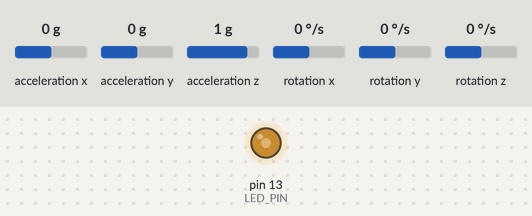
A sketch run on a simulated Arduino Uno, built with avr-gcc and run on an emulated ATmega328P. On the bench: output pins drawn as LEDs (lit = HIGH). Wiring (inferred from the names in the program): MPU-6050 motion sensor at I2C address 0x68. The inputs (shaded band) are chosen by the test bench; at power-on: rotation y 0 °/s, acceleration z 1 g, acceleration x 0 g, acceleration y 0 g, rotation x 0 °/s, rotation z 0 °/s. What the sketch prints to the serial monitor is not drawn.

Above: at 1.2 s.
1.3 s: rotation y set to 100 °/s
4.3 s: acceleration z set to 0 g
7.3 s: acceleration x set to -1.4 g
10.3 s: acceleration x set to 0 g
13.3 s: acceleration y set to -1.4 g
Timing chart, 0 to 15.8 s (numbered marks = the images above; inputs shaded):
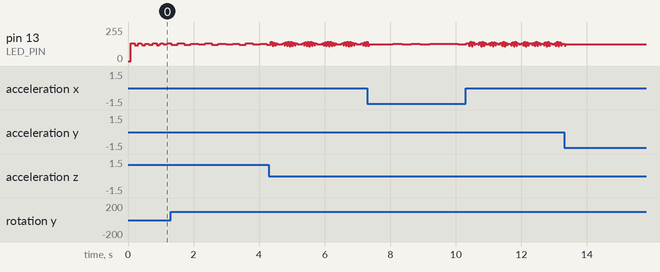

The sketch:

My_MPU6050_complementry_filter.ino
```cpp
#include "I2Cdev.h"
#include "MPU6050.h"

#if I2CDEV_IMPLEMENTATION == I2CDEV_ARDUINO_WIRE
    #include "Wire.h"
#endif

MPU6050 accelgyro;
//MPU6050 accelgyro(0x69); // <-- use for AD0 high

int16_t ax, ay, az;
int16_t gx, gy, gz;
const int MPU = 0x68; // MPU6050 I2C address


// uncomment "OUTPUT_READABLE_ACCELGYRO" if you want to see a tab-separated
// list of the accel X/Y/Z and then gyro X/Y/Z values in decimal. Easy to read,
// not so easy to parse, and slow(er) over UART.
#define OUTPUT_READABLE_ACCELGYRO

#define LED_PIN 13
bool blinkState = false;

void setup() {
    // join I2C bus (I2Cdev library doesn't do this automatically)
    #if I2CDEV_IMPLEMENTATION == I2CDEV_ARDUINO_WIRE
        Wire.begin();
    #elif I2CDEV_IMPLEMENTATION == I2CDEV_BUILTIN_FASTWIRE
        Fastwire::setup(400, true);
    #endif

    // initialize serial communication
    // (38400 chosen because it works as well at 8MHz as it does at 16MHz, but
    // it's really up to you depending on your project)
    Serial.begin(38400);

    // initialize device
    Serial.println("Initializing I2C devices...");
    accelgyro.initialize();

    // verify connection
    Serial.println("Testing device connections...");
    Serial.println(accelgyro.testConnection() ? "MPU6050 connection successful" : "MPU6050 connection failed");

    // use the code below to change accel/gyro offset values
    /*
    Serial.println("Updating internal sensor offsets...");
    // -76	-2359	1688	0	0	0
    Serial.print(accelgyro.getXAccelOffset()); Serial.print("\t"); // -76
    Serial.print(accelgyro.getYAccelOffset()); Serial.print("\t"); // -2359
    Serial.print(accelgyro.getZAccelOffset()); Serial.print("\t"); // 1688
    Serial.print(accelgyro.getXGyroOffset()); Serial.print("\t"); // 0
    Serial.print(accelgyro.getYGyroOffset()); Serial.print("\t"); // 0
    Serial.print(accelgyro.getZGyroOffset()); Serial.print("\t"); // 0
    Serial.print("\n");
    accelgyro.setXGyroOffset(220);
    accelgyro.setYGyroOffset(76);
    accelgyro.setZGyroOffset(-85);
    Serial.print(accelgyro.getXAccelOffset()); Serial.print("\t"); // -76
    Serial.print(accelgyro.getYAccelOffset()); Serial.print("\t"); // -2359
    Serial.print(accelgyro.getZAccelOffset()); Serial.print("\t"); // 1688
    Serial.print(accelgyro.getXGyroOffset()); Serial.print("\t"); // 0
    Serial.print(accelgyro.getYGyroOffset()); Serial.print("\t"); // 0
    Serial.print(accelgyro.getZGyroOffset()); Serial.print("\t"); // 0
    Serial.print("\n");
    */

    // configure Arduino LED pin for output
    pinMode(LED_PIN, OUTPUT);
}

void loop() {
    // read raw accel/gyro measurements from device
    accelgyro.getMotion6(&ax, &ay, &az, &gx, &gy, &gz);

    // these methods (and a few others) are also available
    //accelgyro.getAcceleration(&ax, &ay, &az);
    //accelgyro.getRotation(&gx, &gy, &gz);

    #ifdef OUTPUT_READABLE_ACCELGYRO
        // display tab-separated accel/gyro x/y/z values
        //Serial.print("a/g:\t");
      //  Serial.print(ax); Serial.print("\t");
       // Serial.print(ay); Serial.print("\t");
       // Serial.print(az); Serial.print("\t");
        //Serial.print("\t");
       // Serial.print(gx); Serial.print("\t");
       // Serial.print(gy); Serial.print("\t");
      //  Serial.println(gz);


      // Get angle values from accelerometer

      float RADIANS_TO_DEGREES = 180/3.14159;
      float accel_angle_y = (atan(-1*ax/sqrt(pow(ay,2) + pow(az,2)))*RADIANS_TO_DEGREES)+1.58;
       float accel_angle_x = (atan(ay/sqrt(pow(ax,2) + pow(az,2)))*RADIANS_TO_DEGREES)-0.58;

       //Yaw cannot be calculated without a magnetometer or other external reference.

        Serial.print(accel_angle_y); Serial.print("\t");
       // Serial.print(accel_angle_x); Serial.print("\t");


        // Get angle values from gyroscope

        float elapsedTime, currentTime, previousTime;
        float GyroX, GyroY, GyroZ;
        float gyroAngleX, gyroAngleY, gyroAngleZ;
        float roll, pitch, yaw;
        previousTime = currentTime;        // Previous time is stored before the actual time read
        currentTime = millis();            // Current time actual time read
        elapsedTime = (currentTime - previousTime) / 1000; // Divide by 1000 to get seconds
        Wire.beginTransmission(MPU);
        Wire.write(0x43); // Gyro data first register address 0x43
        Wire.endTransmission(false);
        Wire.requestFrom(MPU, 6, true); // Read 4 registers total, each axis value is stored in 2 registers
        GyroX = (Wire.read() << 8 | Wire.read()) / 131.0; // For a 250deg/s range we have to divide first the raw value by 131.0, according to the datasheet
        GyroY = (Wire.read() << 8 | Wire.read()) / 131.0;
        GyroZ = (Wire.read() << 8 | Wire.read()) / 131.0;

        // Correct the outputs with the calculated error values
        GyroX = GyroX + 0.56; // GyroErrorX ~(-0.56)
        GyroY = GyroY - 2; // GyroErrorY ~(2)
        GyroZ = GyroZ + 0.79; // GyroErrorZ ~ (-0.8)
        // Currently the raw values are in degrees per seconds, deg/s, so we need to multiply by sendonds (s) to get the angle in degrees
        gyroAngleX = gyroAngleX + GyroX * elapsedTime; // deg/s * s = deg
        gyroAngleY = gyroAngleY + GyroY * elapsedTime;
        gyroAngleZ =  gyroAngleZ + GyroZ * elapsedTime;

        Serial.print( gyroAngleY); Serial.print("\t");


        // Complementary filter - combine acceleromter and gyro angle values
        roll = 0.96 * gyroAngleX + 0.04 * accel_angle_x;
        pitch = 0.96 * gyroAngleY + 0.04 * accel_angle_y;
        yaw=gyroAngleZ;

        Serial.println(pitch);


    #endif

    // blink LED to indicate activity
    blinkState = !blinkState;
    digitalWrite(LED_PIN, blinkState);
}
```
